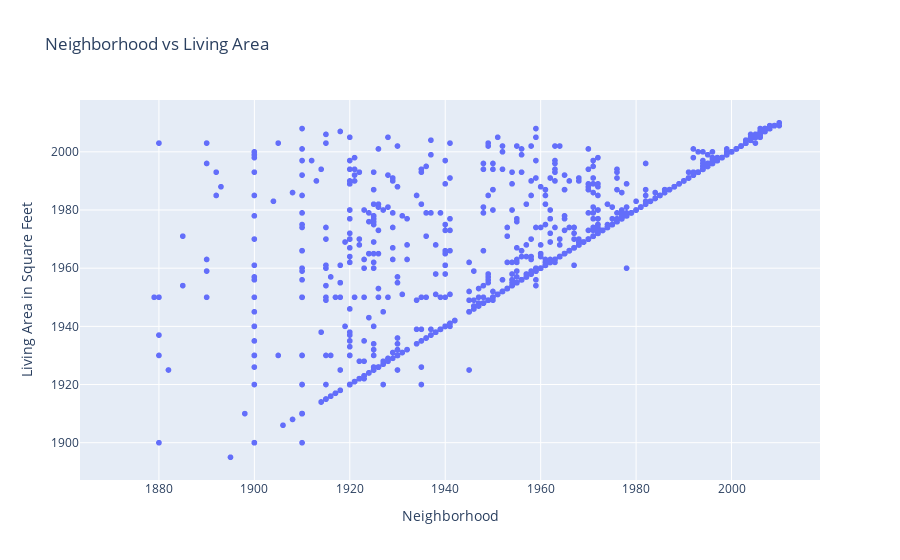

Notebook code for this chart:
### Code cell
# Garage Year Built highly correlation with Sale Price 
fig = px.scatter(
    x=housing.YearBuilt, 
    y= housing.GarageYrBlt, 
    labels={'x': 'Neighborhood', 'y': 'Living Area in Square Feet'},
    title='Neighborhood vs Living Area'
)

# Show the plot
fig.show()

### Figure 1 — Plotly figure (JSON) as saved in the notebook; plotly's stock layout.template omitted (floating-point values rounded to 4 significant figures; data arrays with more than 128 entries replaced by an {"elided": "..."} marker saying what was removed)
{"data": [{"hovertemplate": "Neighborhood=%{x}<br>Living Area in Square Feet=%{y}<extra></extra>", "legendgroup": "", "marker": {"color": "#636efa", "symbol": "circle"}, "mode": "markers", "name": "", "showlegend": false, "type": "scattergl", "x": {"elided": "2579 int values"}, "xaxis": "x", "y": {"elided": "2579 int values"}, "yaxis": "y"}], "layout": {"legend": {"tracegroupgap": 0}, "title": {"text": "Neighborhood vs Living Area"}, "xaxis": {"anchor": "y", "domain": [0, 1], "title": {"text": "Neighborhood"}}, "yaxis": {"anchor": "x", "domain": [0, 1], "title": {"text": "Living Area in Square Feet"}}}}
